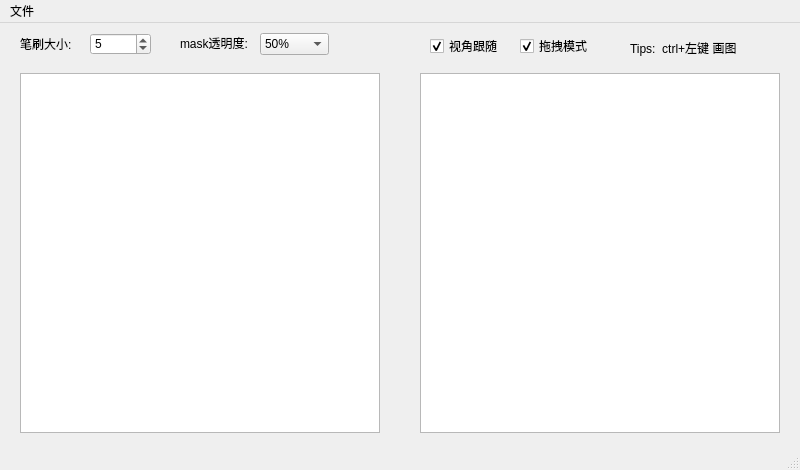
<?xml version="1.0" encoding="UTF-8"?>
<ui version="4.0">
 <class>MainWindow</class>
 <widget class="QMainWindow" name="MainWindow">
  <property name="geometry">
   <rect>
    <x>0</x>
    <y>0</y>
    <width>800</width>
    <height>470</height>
   </rect>
  </property>
  <property name="windowTitle">
   <string>Vessel Marker v1.01</string>
  </property>
  <property name="unifiedTitleAndToolBarOnMac">
   <bool>false</bool>
  </property>
  <widget class="QWidget" name="centralwidget">
   <widget class="QSpinBox" name="PenWidthSpinBox">
    <property name="geometry">
     <rect>
      <x>90</x>
      <y>10</y>
      <width>61</width>
      <height>22</height>
     </rect>
    </property>
    <property name="value">
     <number>5</number>
    </property>
   </widget>
   <widget class="QLabel" name="label">
    <property name="geometry">
     <rect>
      <x>20</x>
      <y>11</y>
      <width>54</width>
      <height>20</height>
     </rect>
    </property>
    <property name="text">
     <string>笔刷大小:</string>
    </property>
   </widget>
   <widget class="QLabel" name="label_2">
    <property name="geometry">
     <rect>
      <x>180</x>
      <y>10</y>
      <width>71</width>
      <height>20</height>
     </rect>
    </property>
    <property name="text">
     <string>mask透明度:</string>
    </property>
   </widget>
   <widget class="QCheckBox" name="checkBox">
    <property name="geometry">
     <rect>
      <x>430</x>
      <y>15</y>
      <width>71</width>
      <height>16</height>
     </rect>
    </property>
    <property name="text">
     <string>视角跟随</string>
    </property>
    <property name="checked">
     <bool>true</bool>
    </property>
    <property name="tristate">
     <bool>false</bool>
    </property>
   </widget>
   <widget class="QComboBox" name="MaskComboBox">
    <property name="geometry">
     <rect>
      <x>260</x>
      <y>10</y>
      <width>69</width>
      <height>22</height>
     </rect>
    </property>
    <property name="currentIndex">
     <number>2</number>
    </property>
    <item>
     <property name="text">
      <string>0%</string>
     </property>
    </item>
    <item>
     <property name="text">
      <string>25%</string>
     </property>
    </item>
    <item>
     <property name="text">
      <string>50%</string>
     </property>
    </item>
    <item>
     <property name="text">
      <string>75%</string>
     </property>
    </item>
    <item>
     <property name="text">
      <string>100%</string>
     </property>
    </item>
   </widget>
   <widget class="QCheckBox" name="checkBox_2">
    <property name="geometry">
     <rect>
      <x>520</x>
      <y>15</y>
      <width>71</width>
      <height>16</height>
     </rect>
    </property>
    <property name="text">
     <string>拖拽模式</string>
    </property>
    <property name="checked">
     <bool>true</bool>
    </property>
    <property name="tristate">
     <bool>false</bool>
    </property>
   </widget>
   <widget class="QGraphicsView" name="AnnotationView">
    <property name="geometry">
     <rect>
      <x>420</x>
      <y>50</y>
      <width>360</width>
      <height>360</height>
     </rect>
    </property>
   </widget>
   <widget class="PaintView" name="ImageView">
    <property name="geometry">
     <rect>
      <x>20</x>
      <y>50</y>
      <width>360</width>
      <height>360</height>
     </rect>
    </property>
   </widget>
   <widget class="QLabel" name="label_3">
    <property name="geometry">
     <rect>
      <x>630</x>
      <y>15</y>
      <width>131</width>
      <height>20</height>
     </rect>
    </property>
    <property name="text">
     <string>Tips:  ctrl+左键 画图</string>
    </property>
   </widget>
  </widget>
  <widget class="QMenuBar" name="menubar">
   <property name="geometry">
    <rect>
     <x>0</x>
     <y>0</y>
     <width>800</width>
     <height>23</height>
    </rect>
   </property>
   <widget class="QMenu" name="menu">
    <property name="title">
     <string>文件</string>
    </property>
    <addaction name="action_image"/>
    <addaction name="separator"/>
    <addaction name="action_2"/>
    <addaction name="action_3"/>
   </widget>
   <addaction name="menu"/>
  </widget>
  <widget class="QStatusBar" name="statusbar"/>
  <action name="action_image">
   <property name="text">
    <string>打开image和mask</string>
   </property>
  </action>
  <action name="action_mask">
   <property name="text">
    <string>打开mask</string>
   </property>
  </action>
  <action name="action_2">
   <property name="text">
    <string>存储 标记图片</string>
   </property>
  </action>
  <action name="action_3">
   <property name="text">
    <string>存储 透明png</string>
   </property>
  </action>
 </widget>
 <customwidgets>
  <customwidget>
   <class>PaintView</class>
   <extends>QGraphicsView</extends>
   <header>PaintView</header>
  </customwidget>
 </customwidgets>
 <resources/>
 <connections/>
</ui>
